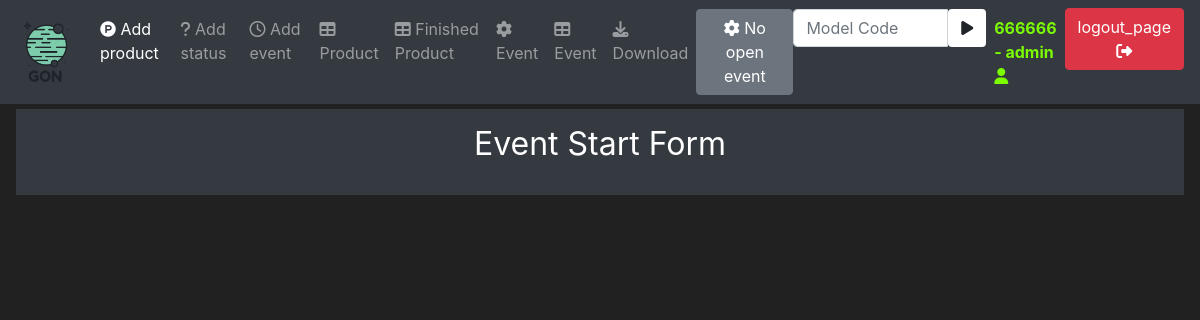
/eventStartStop (signed in), run on an earlier commit of the app's database.
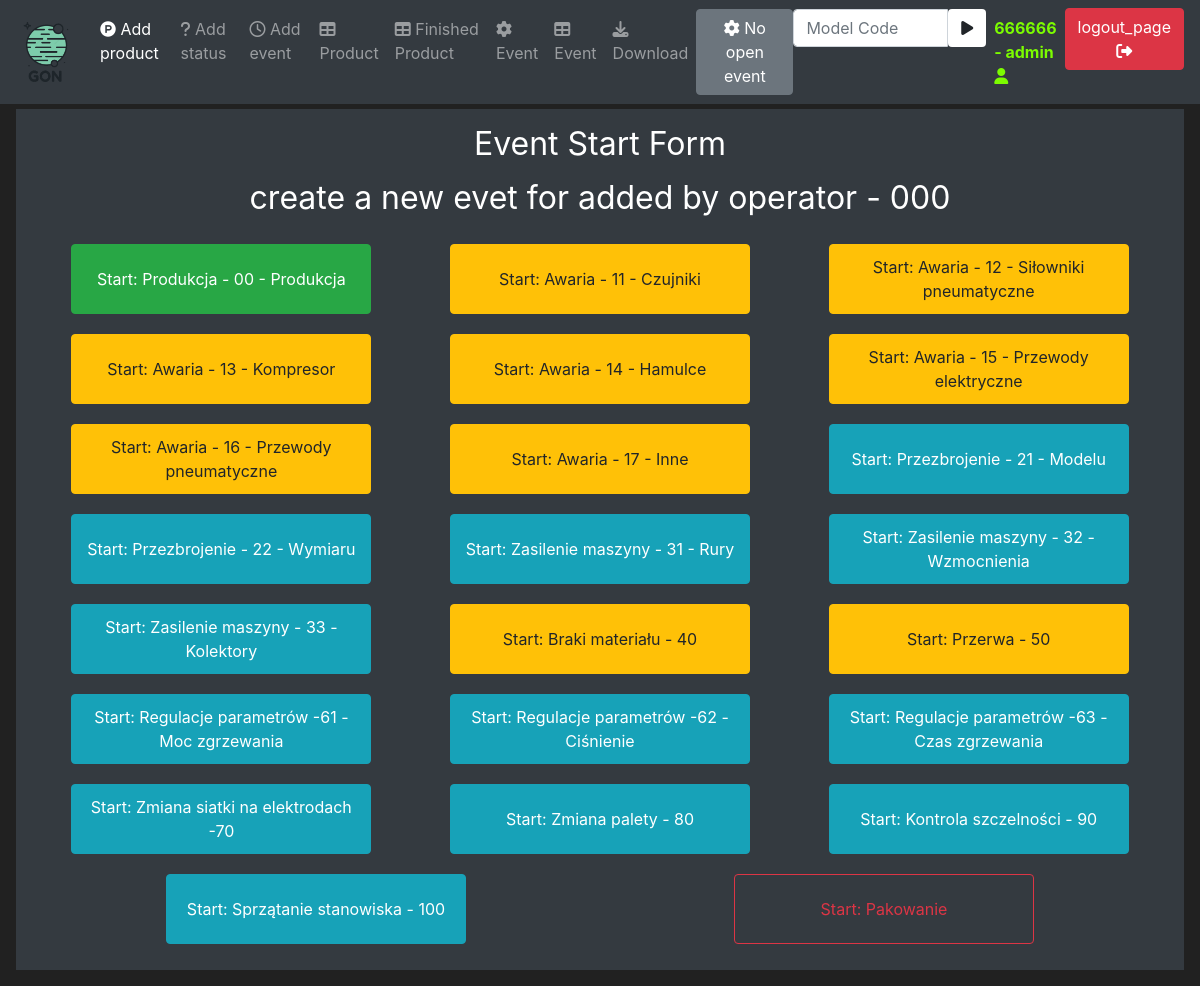
And on a later commit of the database.
### mainApp/models/product.py (models this page shows, shortened)
class Product(db.Model):
    id = db.Column(db.Integer, primary_key=True)
    modelCode = db.Column(db.String(20), unique=True)
    modelName = db.Column(db.String(20))
    orderStatus = db.Column(db.String(20))
    startDate = db.Column(db.Integer)
    executionDate = db.Column(db.Integer)

### mainApp/models/status.py (models this page shows, shortened)
class Status(db.Model):
    id = db.Column(db.Integer, primary_key=True)
    statusCode = db.Column(db.Integer)
    statusName = db.Column(db.String(20), unique=True)
    production = db.Column(db.String(20))

### mainApp/routes.py (the view, shortened to what this page needs)
@ app.route('/eventStartStop', methods=('GET', 'POST'))
@ login_required
def event_start_stop_page():
    eventStartForm = EventStartForm()
    eventCloseForm = EventCloseForm()
    now = datetime.today()
    now = now.timestamp()
    now = int(now)
    print(now)
    openProductList = Product.query.filter(or_(Product.orderStatus == "Open", and_(
        Product.orderStatus == "Auto", Product.startDate <= now, Product.executionDate >= now)))
    statusList = Status.query.all()
    openEventList = Event.query.filter(Event.endDate == None)
    openStatuses = openStatusesCounter()
    return render_template('eventStartForm.html', openProductList=openProductList, statusList=statusList, openEventList=openEventList, eventStartForm=eventStartForm, eventCloseForm=eventCloseForm, openStatuses=openStatuses)

### mainApp/forms.py
class EventStartForm(FlaskForm):
    submit = SubmitField(label="Start Event")

class EventCloseForm(FlaskForm):
    okCounter = IntegerField(label="Ok Counter:", validators=[DataRequired()])
    nokCounter = IntegerField(label="Nok Counter:", validators=[DataRequired()])
    submit = SubmitField(label="Close Event")

### mainApp/models/user.py (called while the page is built)
@login_manager.user_loader
def load_user(user_id):
    return User.query.get(int(user_id))

### mainApp/routes.py (called while the page is built)
def openStatusesCounter():
    openEventCounter = 0
    activEventsList = Event.query.filter(Event.endDate == None)
    for activEventList in activEventsList:
        openEventCounter += 1
    return openEventCounter

### mainApp/templates/eventStartForm.html (shortened to what this page needs)
{% extends 'base.html' %}
{% block content %}
{% set activeTask = namespace(activeTask=false) %}
{% set activeTask = namespace(activeStatus=false) %}
<div class="text-center">
    <div class="container">
        <h1 class="h2 mb-3 font-weight-normal">
            {{ _('Event Start Form')}}
        </h1>
        {% for openProduct in openProductList %}
        <h3 class="h2 mb-3 font-weight-normal">
            {{ _('create a new evet for')}} {{openProduct.modelName}} - {{ openProduct.modelCode}}
        </h3>
        <div class="row">
            {% for status in statusList %}
            {% for openEvent in openEventList %}
            {% if openEvent.idProd == openProduct.id and openEvent.idStatus == status.id%}
            {% set activeTask.activeTask = True %}
            {% endif %}
            {% endfor %}
            {% endfor %}
            {% for status in statusList %}
            {% if status.production == "Prod" and not activeTask.activeTask %}
            <div class="col text-center">
                <button class="btn btn-outline btn-success buttonFull" data-toggle="modal"
                    data-target="#Modal-Start-{{openProduct.id}}-{{status.id}}-{{current_user.id}}">Start: {{
                    status.statusName }}</button>
            </div>
            {% endif %}
            {% if status.production == "Error" and not activeTask.activeTask %}
            <div class="col text-center">
                <button class="btn btn-outline btn-warning buttonFull" data-toggle="modal"
                    data-target="#Modal-Start-{{openProduct.id}}-{{status.id}}-{{current_user.id}}">Start: {{
                    status.statusName }}</button>
            </div>
            {% endif %}
            {% if status.production == "TPZ" and not activeTask.activeTask %}
            <div class="col text-center">
                <button class="btn btn-outline btn-info buttonFull" data-toggle="modal"
                    data-target="#Modal-Start-{{openProduct.id}}-{{status.id}}-{{current_user.id}}">Start: {{
                    status.statusName }}</button>
            </div>
            {% endif %}
            {% if status.production == "Finish" and not activeTask.activeTask %}
            <div class="col text-center">
                <button class="btn btn-outline btn-outline-danger buttonFull" data-toggle="modal"
                    data-target="#Modal-Start-{{openProduct.id}}-{{status.id}}-{{current_user.id}}">Start: {{
                    status.statusName }}</button>
            </div>
            {% endif %}
            {% set activeTask.activeStatus = False %}
            {% endfor %}
        </div>
        {% set activeTask.activeTask = False %}
        {% endfor %}
    </div>
</div>
{% endblock %}

What changed in the data, as far as the page shows it:
now on this page (row edited): Product: modelName "added by operator", modelCode "000"
now on this page (row unchanged): Status: statusName "Produkcja - 00 - Produkcja"
now on this page (row unchanged): Status: statusName "Awaria - 11 - Czujniki"
now on this page (row unchanged): Status: statusName "Awaria - 12 - Siłowniki pneumatyczne"
now on this page (row unchanged): Status: statusName "Awaria - 13 - Kompresor"
now on this page (row unchanged): Status: statusName "Awaria - 14 - Hamulce"
now on this page (row unchanged): Status: statusName "Awaria - 15 - Przewody elektryczne"
now on this page (row unchanged): Status: statusName "Awaria - 16 - Przewody pneumatyczne"
now on this page (row unchanged): Status: statusName "Awaria - 17 - Inne"
now on this page (row edited): Status: statusName "Przezbrojenie - 21 - Modelu"
now on this page (row edited): Status: statusName "Przezbrojenie - 22 - Wymiaru"
now on this page (row edited): Status: statusName "Zasilenie maszyny - 31 - Rury"
now on this page (row edited): Status: statusName "Zasilenie maszyny - 32 - Wzmocnienia"
now on this page (row edited): Status: statusName "Zasilenie maszyny - 33 - Kolektory"
now on this page (row unchanged): Status: statusName "Braki materiału - 40"
now on this page (row unchanged): Status: statusName "Przerwa - 50"
now on this page (row edited): Status: statusName "Regulacje parametrów -61 - Moc zgrzewania"
now on this page (row edited): Status: statusName "Regulacje parametrów -62 - Ciśnienie"
now on this page (row edited): Status: statusName "Regulacje parametrów -63 - Czas zgrzewania"
now on this page (row edited): Status: statusName "Zmiana siatki na elektrodach -70"
now on this page (row unchanged): Status: statusName "Zmiana palety - 80"
now on this page (row edited): Status: statusName "Kontrola szczelności - 90"
now on this page (row edited): Status: statusName "Sprzątanie stanowiska - 100"
now on this page (row unchanged): Status: statusName "Pakowanie"
